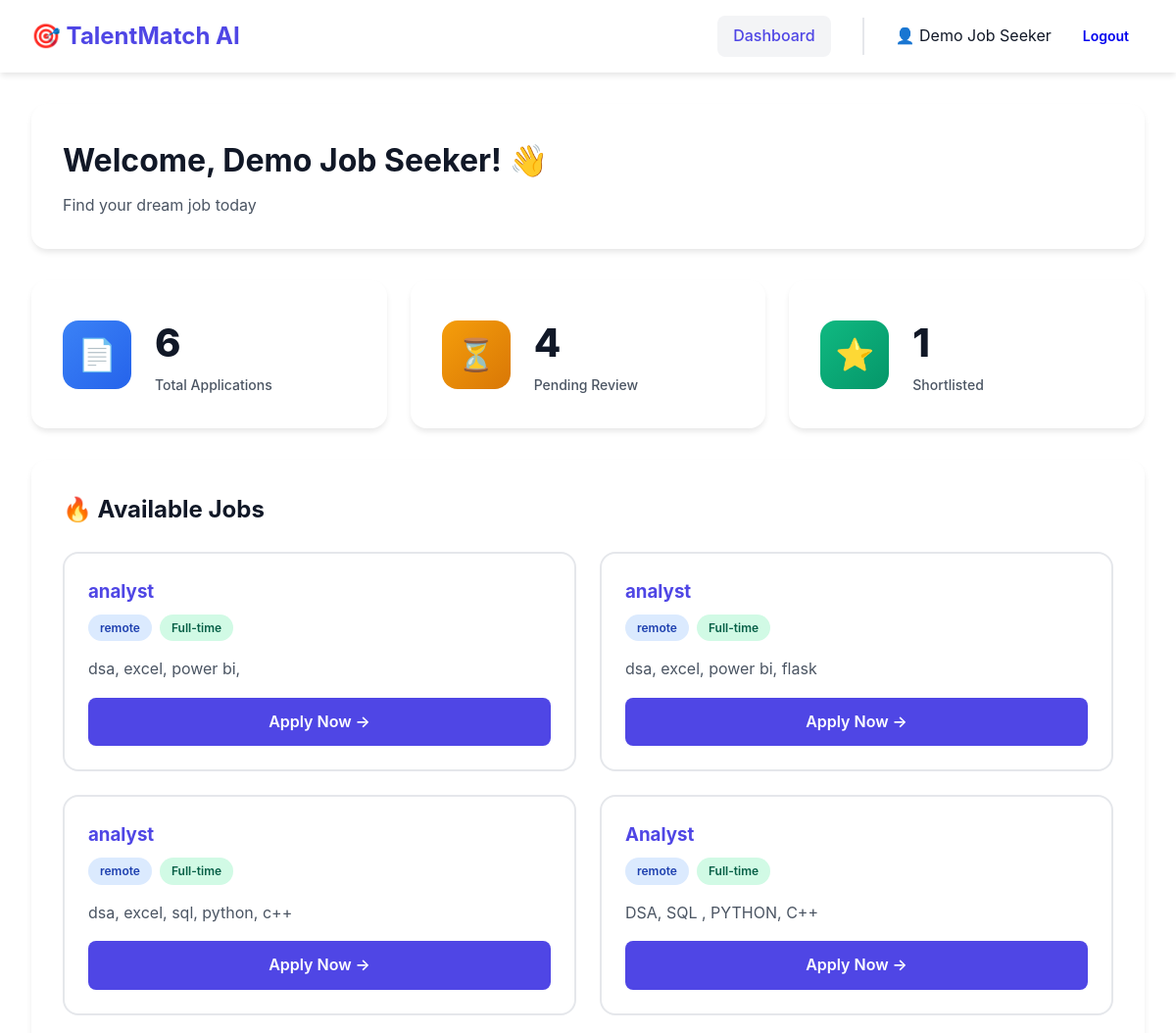
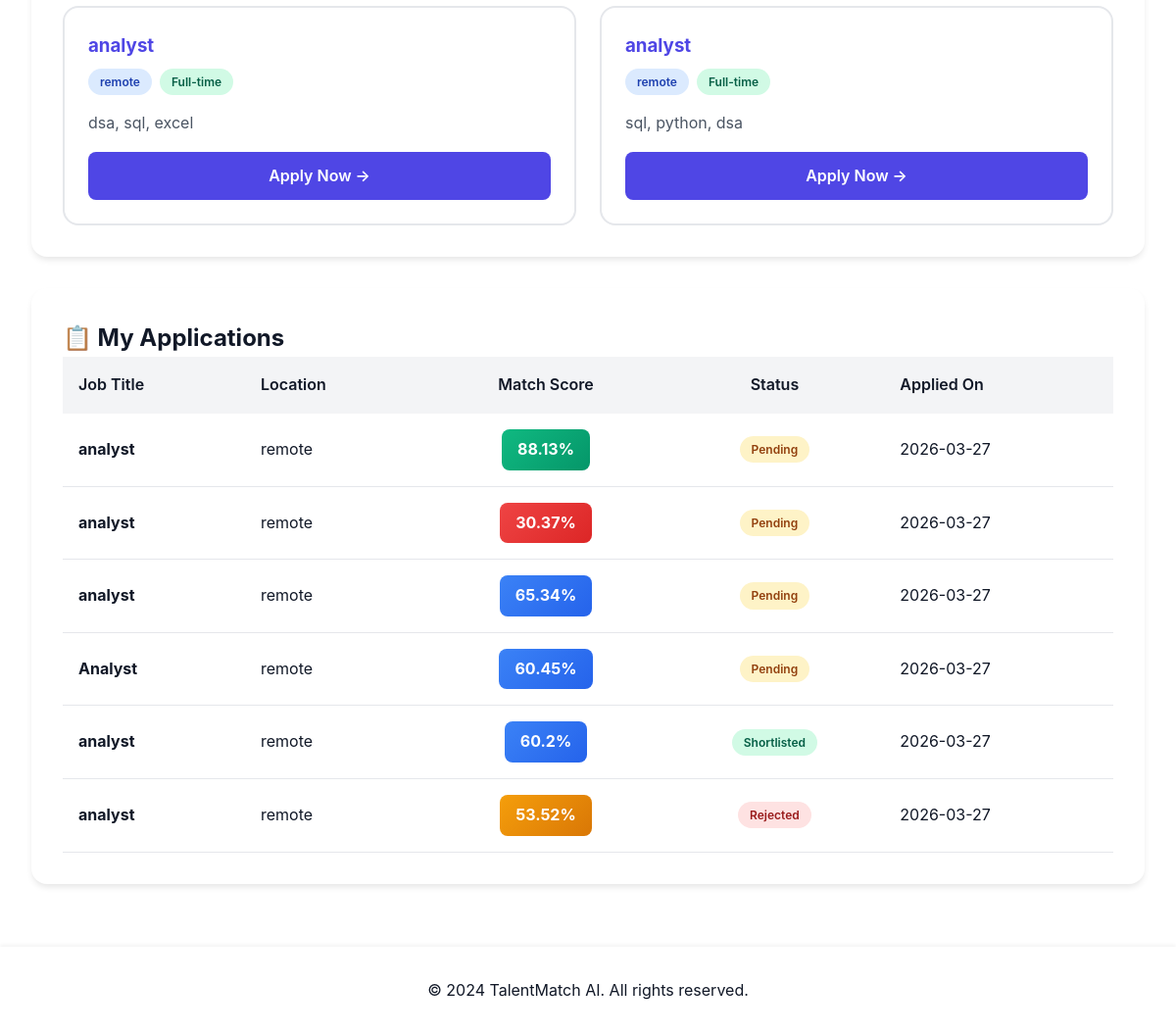
Screenshot of /jobseeker/dashboard (signed in) with the database file from the repository (2 pictures, top to bottom).
### tables this page shows
CREATE TABLE jobs (
            id INTEGER PRIMARY KEY AUTOINCREMENT,
            title TEXT NOT NULL,
            description TEXT NOT NULL,
            requirements TEXT NOT NULL,
            location TEXT,
            job_type TEXT,
            experience_level TEXT,
            salary_range TEXT,
            posted_by INTEGER,
            status TEXT DEFAULT 'active',
            created_at TIMESTAMP DEFAULT CURRENT_TIMESTAMP,
            FOREIGN KEY (posted_by) REFERENCES users (id)
        );

CREATE TABLE applications (
            id INTEGER PRIMARY KEY AUTOINCREMENT,
            job_id INTEGER NOT NULL,
            user_id INTEGER NOT NULL,
            resume_path TEXT NOT NULL,
            cover_letter TEXT,
            match_score REAL,
            skills_matched TEXT,
            experience_years INTEGER,
            education_level TEXT,
            status TEXT DEFAULT 'pending',
            screening_result TEXT,
            applied_at TIMESTAMP DEFAULT CURRENT_TIMESTAMP,
            FOREIGN KEY (job_id) REFERENCES jobs (id),
            FOREIGN KEY (user_id) REFERENCES users (id)
        );

### app.py (the view)
@app.route('/jobseeker/dashboard')
def jobseeker_dashboard():
    if 'user_id' not in session or session.get('role') != 'jobseeker':
        flash('Access denied. Job seekers only.', 'error')
        return redirect(url_for('login'))
    conn = get_db()
    my_apps = conn.execute('SELECT COUNT(*) as count FROM applications WHERE user_id = ?',
                          (session['user_id'],)).fetchone()['count']
    pending = conn.execute('SELECT COUNT(*) as count FROM applications WHERE user_id = ? AND status = "pending"',
                          (session['user_id'],)).fetchone()['count']
    shortlisted = conn.execute('SELECT COUNT(*) as count FROM applications WHERE user_id = ? AND status = "shortlisted"',
                              (session['user_id'],)).fetchone()['count']
    jobs = conn.execute('SELECT * FROM jobs WHERE status = "active" ORDER BY created_at DESC').fetchall()
    my_applications = conn.execute('''
        SELECT a.*, j.title as job_title, j.location, j.job_type
        FROM applications a
        JOIN jobs j ON a.job_id = j.id
        WHERE a.user_id = ?
        ORDER BY a.applied_at DESC
    ''', (session['user_id'],)).fetchall()
    conn.close()
    stats = {'total_applications': my_apps, 'pending': pending, 'shortlisted': shortlisted}
    return render_template('jobseeker_dashboard.html', stats=stats, jobs=jobs, applications=my_applications)

### app.py (called while the page is built)
def get_db():
    conn = sqlite3.connect('database.db')
    conn.row_factory = sqlite3.Row
    return conn

### templates/jobseeker_dashboard.html (shortened to what this page needs)
<!DOCTYPE html>
<html lang="en">
<head>
    <link rel="stylesheet" href="{{ url_for('static', filename='style.css') }}">
</head>
<body>
    <nav class="navbar">
        <div class="nav-brand">🎯 TalentMatch AI</div>
        <div class="nav-menu">
            <a href="{{ url_for('jobseeker_dashboard') }}" class="nav-link active">Dashboard</a>
            <div class="nav-user">
                <span>👤 {{ session.full_name or session.username }}</span>
                <a href="{{ url_for('logout') }}" class="btn btn-sm">Logout</a>
            </div>
        </div>
    </nav>
    <div class="container">
        <div class="page-header">
            <div>
                <h1>Welcome, {{ session.full_name or session.username }}! 👋</h1>
                <p style="color: var(--gray-600); margin-top: 0.5rem;">Find your dream job today</p>
            </div>
        </div>
        <div class="stats-grid">
            <div class="stat-card">
                <div class="stat-icon blue">📄</div>
                <div class="stat-info">
                    <h3>{{ stats.total_applications }}</h3>
                    <p>Total Applications</p>
                </div>
            </div>
            <div class="stat-card">
                <div class="stat-icon orange">⏳</div>
                <div class="stat-info">
                    <h3>{{ stats.pending }}</h3>
                    <p>Pending Review</p>
                </div>
            </div>
            <div class="stat-card">
                <div class="stat-icon green">⭐</div>
                <div class="stat-info">
                    <h3>{{ stats.shortlisted }}</h3>
                    <p>Shortlisted</p>
                </div>
            </div>
        </div>
        <div class="section">
            <h2>🔥 Available Jobs</h2>
            {% if jobs|length > 0 %}
                <div style="display: grid; grid-template-columns: repeat(auto-fill, minmax(350px, 1fr)); gap: 1.5rem; margin-top: 1.5rem;">
                    {% for job in jobs %}
                    <div style="border: 2px solid var(--gray-200); border-radius: 1rem; padding: 1.5rem; transition: all 0.3s; cursor: pointer;"
                         onmouseover="this.style.borderColor='var(--primary)'; this.style.boxShadow='0 4px 12px rgba(0,0,0,0.1)'"
                         onmouseout="this.style.borderColor='var(--gray-200)'; this.style.boxShadow='none'">
                        <h3 style="color: var(--primary); margin-bottom: 0.5rem;">{{ job.title }}</h3>
                        <div style="display: flex; gap: 0.5rem; flex-wrap: wrap; margin-bottom: 1rem;">
                            <span class="badge badge-primary">{{ job.location or 'Remote' }}</span>
                            <span class="badge badge-success">{{ job.job_type or 'Full-time' }}</span>
                        </div>
                        <p style="color: var(--gray-600); margin-bottom: 1rem;">
                            {{ job.description[:120] }}{% if job.description|length > 120 %}...{% endif %}
                        </p>
                        <a href="{{ url_for('apply_job', job_id=job.id) }}" class="btn btn-primary" style="width: 100%;">
                            Apply Now →
                        </a>
                    </div>
                    {% endfor %}
                </div>
            {% else %}
                <p style="text-align: center; padding: 2rem; color: var(--gray-500);">No jobs available at the moment. Check back soon!</p>
            {% endif %}
        </div>
        <div class="section">
            <h2>📋 My Applications</h2>
            {% if applications|length > 0 %}
                <div class="data-table" style="overflow-x: auto;">
                    <table style="width: 100%; border-collapse: collapse;">
                        <thead>
                            <tr style="background: var(--gray-100);">
                                <th style="padding: 1rem; text-align: left;">Job Title</th>
                                <th style="padding: 1rem; text-align: left;">Location</th>
                                <th style="padding: 1rem; text-align: center;">Match Score</th>
                                <th style="padding: 1rem; text-align: center;">Status</th>
                                <th style="padding: 1rem; text-align: left;">Applied On</th>
                            </tr>
                        </thead>
                        <tbody>
                            {% for app in applications %}
                            <tr style="border-bottom: 1px solid var(--gray-200);">
                                <td style="padding: 1rem;"><strong>{{ app.job_title }}</strong></td>
                                <td style="padding: 1rem;">{{ app.location or 'Remote' }}</td>
                                <td style="padding: 1rem; text-align: center;">
                                    <span class="score-badge" style="background: linear-gradient(135deg,
                                        {% if app.match_score >= 75 %}#10B981 0%, #059669 100%{% elif app.match_score >= 60 %}#3B82F6 0%, #2563EB 100%{% elif app.match_score >= 45 %}#F59E0B 0%, #D97706 100%{% else %}#EF4444 0%, #DC2626 100%{% endif %}); padding: 0.5rem 1rem; border-radius: 0.5rem; color: white; font-size: 1rem;">
                                        {{ app.match_score }}%
                                    </span>
                                </td>
                                <td style="padding: 1rem; text-align: center;">
                                    <span class="badge badge-{{ 'success' if app.status == 'shortlisted' else 'warning' if app.status == 'pending' else 'primary' if app.status == 'interview' else 'danger' }}">
                                        {{ app.status.title() }}
                                    </span>
                                </td>
                                <td style="padding: 1rem;">{{ app.applied_at[:10] }}</td>
                            </tr>
                            {% endfor %}
                        </tbody>
                    </table>
                </div>
            {% else %}
                <p style="text-align: center; padding: 2rem; color: var(--gray-500);">You haven't applied to any jobs yet. Start applying!</p>
            {% endif %}
        </div>
    </div>
    <footer class="footer">
        <p>&copy; 2024 TalentMatch AI. All rights reserved.</p>
    </footer>
</body>
</html>

### static/style.css (style rules this page uses)
* { margin: 0; padding: 0; box-sizing: border-box; }
:root { --primary: #4F46E5; --primary-dark: #4338CA; --primary-light: #818CF8; --success: #10B981; --warning: #F59E0B; --danger: #EF4444; --info: #3B82F6; --dark: #111827; --gray-800: #1F2937; --gray-700: #374151; --gray-600: #4B5563; --gray-500: #6B7280; --gray-400: #9CA3AF; --gray-300: #D1D5DB; --gray-200: #E5E7EB; --gray-100: #F3F4F6; --white: #FFFFFF; --shadow-sm: 0 1px 2px 0 rgba(0, 0, 0, 0.05); --shadow: 0 4px 6px -1px rgba(0, 0, 0, 0.1); --shadow-lg: 0 10px 15px -3px rgba(0, 0, 0, 0.1); --shadow-xl: 0 20px 25px -5px rgba(0, 0, 0, 0.1); }
body { font-family: 'Inter', -apple-system, BlinkMacSystemFont, 'Segoe UI', Roboto, sans-serif; background: var(--gray-50); color: var(--dark); line-height: 1.6; }
.navbar { background: white; box-shadow: var(--shadow); padding: 1rem 2rem; display: flex; justify-content: space-between; align-items: center; position: sticky; top: 0; z-index: 100; }
.nav-brand { font-size: 1.5rem; font-weight: 700; color: var(--primary); display: flex; align-items: center; gap: 0.5rem; }
.nav-menu { display: flex; align-items: center; gap: 2rem; }
.nav-link { color: var(--gray-700); text-decoration: none; padding: 0.5rem 1rem; border-radius: 0.5rem; font-weight: 500; transition: all 0.3s; }
.nav-link:hover, .nav-link.active { background: var(--gray-100); color: var(--primary); }
.nav-user { display: flex; align-items: center; gap: 1rem; padding-left: 2rem; border-left: 2px solid var(--gray-200); }
.container { max-width: 1400px; margin: 2rem auto; padding: 0 2rem; }
.page-header { background: white; padding: 2rem; border-radius: 1rem; box-shadow: var(--shadow); margin-bottom: 2rem; display: flex; justify-content: space-between; align-items: center; }
.page-header h1 { font-size: 2rem; font-weight: 700; color: var(--dark); }
.stats-grid { display: grid; grid-template-columns: repeat(auto-fit, minmax(250px, 1fr)); gap: 1.5rem; margin-bottom: 2rem; }
.stat-card { background: white; padding: 2rem; border-radius: 1rem; box-shadow: var(--shadow); display: flex; align-items: center; gap: 1.5rem; transition: all 0.3s; }
.stat-icon { width: 70px; height: 70px; border-radius: 1rem; display: flex; align-items: center; justify-content: center; font-size: 2rem; }
.stat-icon.blue { background: linear-gradient(135deg, #3B82F6 0%, #2563EB 100%); }
.stat-icon.green { background: linear-gradient(135deg, #10B981 0%, #059669 100%); }
.stat-icon.orange { background: linear-gradient(135deg, #F59E0B 0%, #D97706 100%); }
.stat-info h3 { font-size: 2.5rem; font-weight: 800; color: var(--dark); }
.stat-info p { color: var(--gray-600); font-size: 0.875rem; font-weight: 500; }
.btn { padding: 0.75rem 1.5rem; border: none; border-radius: 0.5rem; font-weight: 600; cursor: pointer; transition: all 0.3s; text-decoration: none; display: inline-block; text-align: center; }
.btn-primary { background: var(--primary); color: white; }
.btn-sm { padding: 0.5rem 1rem; font-size: 0.875rem; }
.section { background: white; padding: 2rem; border-radius: 1rem; box-shadow: var(--shadow); margin-bottom: 2rem; }
.data-table { width: 100%; border-collapse: collapse; }
.data-table thead { background: var(--gray-100); }
.data-table th { padding: 1rem; text-align: left; font-weight: 600; color: var(--dark); }
.data-table td { padding: 1rem; border-bottom: 1px solid var(--gray-200); }
.badge { padding: 0.25rem 0.75rem; border-radius: 9999px; font-size: 0.75rem; font-weight: 600; display: inline-block; }
.badge-primary { background: #DBEAFE; color: #1E40AF; }
.badge-success { background: #D1FAE5; color: #065F46; }
.badge-warning { background: #FEF3C7; color: #92400E; }
.badge-danger { background: #FEE2E2; color: #991B1B; }
.score-badge { display: inline-block; padding: 0.75rem 1.5rem; border-radius: 0.75rem; color: white; font-weight: 700; font-size: 1.5rem; }
.footer { background: white; padding: 2rem; text-align: center; margin-top: 4rem; box-shadow: 0 -2px 4px rgba(0,0,0,0.05); }

### rows the page displays
jobs: title "analyst", location "remote", job_type "Full-time", description "dsa, excel, power bi,"
jobs: title "analyst", location "remote", job_type "Full-time", description "dsa, excel, power bi, flask"
jobs: title "analyst", location "remote", job_type "Full-time", description "dsa, excel, sql, python, c++"
jobs: title "Analyst", location "remote", job_type "Full-time", description "DSA, SQL , PYTHON, C++"
jobs: title "analyst", location "remote", job_type "Full-time", description "dsa, sql, excel"
jobs: title "analyst", location "remote", job_type "Full-time", description "sql, python, dsa"
applications: job_title "analyst", location "remote", match_score "88.13", status "Pending", applied_at "2026-03-27"
applications: job_title "analyst", location "remote", match_score "30.37", status "Pending", applied_at "2026-03-27"
applications: job_title "analyst", location "remote", match_score "65.34", status "Pending", applied_at "2026-03-27"
applications: job_title "Analyst", location "remote", match_score "60.45", status "Pending", applied_at "2026-03-27"
applications: job_title "analyst", location "remote", match_score "60.2", status "Shortlisted", applied_at "2026-03-27"
applications: job_title "analyst", location "remote", match_score "53.52", status "Rejected", applied_at "2026-03-27"

### other values shown
{{ session.full_name or session.username }} "Demo Job Seeker"
{{ stats.total_applications }} "6"
{{ stats.pending }} "4"
{{ stats.shortlisted }} "1"
